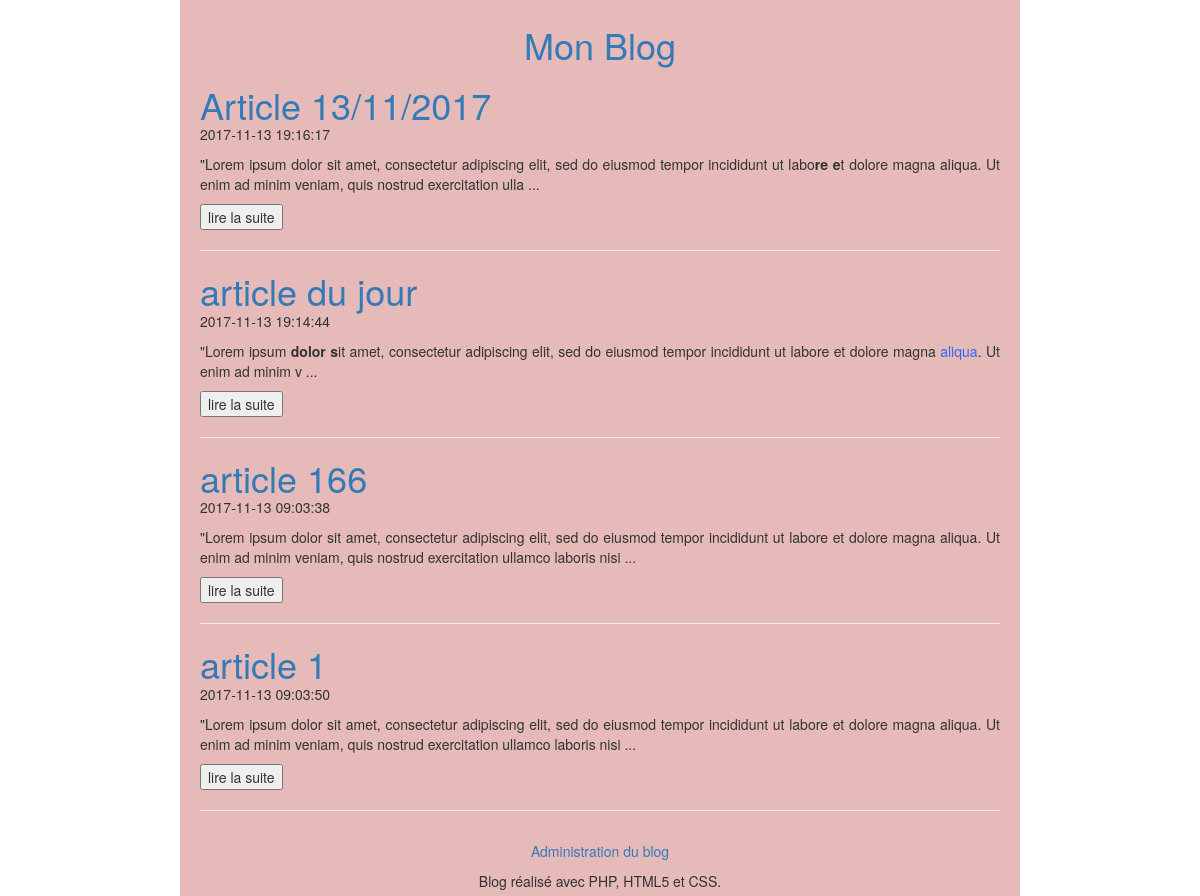
The page / on the database its author committed.
### tables this page shows
CREATE TABLE `t_billet` (
  `BIL_ID` int(11) NOT NULL,
  `BIL_DATE` datetime NOT NULL,
  `BIL_TITRE` varchar(100) NOT NULL,
  `BIL_CONTENU` varchar(10000) NOT NULL
);

### Controleur/ControleurAccueil.php (called while the page is built)
<?php
require_once 'Modele/ClassBillet.php';
require_once 'Vue/vue.php';
class ControleurAccueil {
  private $billet;
 public function __construct() {
    $this->billet = new Billet();
  }
  public function accueil() {
    $billets = $this->billet->getBillets();
    $vue = new Vue("Accueil");
    $vue->generer(array('billets' => $billets));
  }
}

### Modele/ClassBillet.php (called while the page is built, shortened)
<?php
require_once 'Modele/Modele.php';
class Billet extends Modele {
  public function getBillets() {
    $sql = 'select BIL_ID as id, BIL_DATE as date,'
      . ' BIL_TITRE as titre, BIL_CONTENU as contenu from T_BILLET'
      . ' order by BIL_ID desc';
    $billets = $this->executerRequete($sql);
    return $billets;
  }
}

### Modele/Modele.php (called while the page is built)
<?php
abstract class Modele {
  private $bdd;
  protected function executerRequete($sql, $params = null) {
    if ($params == null) {
      $resultat = $this->getBdd()->query($sql);
    }
    else {
      $resultat = $this->getBdd()->prepare($sql);
      $resultat->execute($params);
    }
    return $resultat;
  }
  private function getBdd() {
    if ($this->bdd == null) {
      $this->bdd = new PDO('mysql:host=localhost;dbname=monblog;charset=utf8',
        'root', '', array(PDO::ATTR_ERRMODE => PDO::ERRMODE_EXCEPTION));
    }
    return $this->bdd;
  }
}

### index.php (called while the page is built)
<?php
require 'Controleur/Controleur.php';
$routeur = new Routeur();
$routeur->routerRequete();

### Vue/vueAccueil.php (the view, shortened to what this page needs)
<?php $this->titre = "Mon Blog"; ?>
<?php foreach ($billets as $billet):
    ?>
    <article>
        <header>
            <a href="<?= "index.php?action=billet&id=" . $billet['id'] ?>">
                <h1 class="titreBillet"><?= $billet['titre'] ?></h1>
            </a>
            <time><?= $billet['date'] ?></time>
        </header>
        <p><?=$rest = substr($billet['contenu'], 0,200) ?> ... </p>
        <form  method="post" action="index.php?action=liresuite">
                <input type="submit" value="lire la suite"/>
        </form>
    </article>
    <hr />
<?php endforeach; ?>

### Vue/gabarit.php (shortened to what this page needs)
<!doctype html>
<html lang="fr">
  <head>
    <link rel="stylesheet" href="Contenu/style.css" />
    <link href="bootstrap/css/bootstrap.min.css" rel="stylesheet">
  </head>
  <body>
    <div id="global">
      <header>
        <a href="index.php"><h1 id="titreBlog">Mon Blog</h1></a>
      </header>
      <div id="contenu">
        <?= $contenu ?>
      </div>
      <footer id="piedBlog">
       <a href="index.php?action=connexion"><p> Administration du blog</p> </a>
        Blog réalisé avec PHP, HTML5 et CSS.
      </footer>
    </div>
  </body>
</html>

### Controleur/Controleur.php (shortened to what this page needs)
<?php
require_once 'Controleur/ControleurAccueil.php';
require_once 'Vue/vue.php';
class Routeur {
  private $ctrlAccueil;
  private $ctrlBillet;
  private $ctrlAdmConnexion;
  private $ctrlAdmBillet;
  private $ctrlAdmAccueil;
  public function __construct() {
    $this->ctrlAccueil = new ControleurAccueil();
    $this->ctrlBillet = new ControleurBillet();
    $this->ctrlAdmConnexion = new ControleurAdmConnexion();
    $this->ctrlAdmBillet = new ControleurAdmBillet();
    $this->ctrlAdmAccueil = new controleurAdmAccueil();
  }
  public function routerRequete() {
    try {
	  if (isset($_GET['action'])) {
	    if ($_GET['action'] == 'billet') {
	      $idBillet = intval($this->getParametre($_GET, 'id'));
	      if ($idBillet != 0) {
	        $this->ctrlBillet->billet($idBillet);
	      }
	      else
	        throw new Exception("Identifiant de billet non valide");
	    }
      else if ($_GET['action'] == 'liresuite') {
        $idBillet = $this->getParametre($_POST, 'idB');
        $this->ctrlBillet->billet($idBillet);
      }
	    else if ($_GET['action'] == 'commenter') {
	      $auteur = $this->getParametre($_POST, 'auteur');
	      $contenu = $this->getParametre($_POST, 'contenu');
	      $idBillet = $this->getParametre($_POST, 'id');
	      $this->ctrlBillet->commenter($auteur, $contenu, $idBillet);
	    }
      else if ($_GET['action'] == 'signaler'){
        $idCommentaire = $this->getParametre($_POST, 'id');
        $idBillet = $this->getParametre($_POST, 'idB');
        $this->ctrlBillet->signaler($idCommentaire, $idBillet);
      }
       else if ($_GET['action'] == 'seconnecter'){
        $pseudo = $this->getParametre($_POST, 'pseudo');
        $mdp = $this->getParametre($_POST,'mdp');
        $this->ctrlAdmConnexion->connexion($pseudo,$mdp);
      }
      else if ($_GET['action'] == 'connexion'){
       if($_SESSION){
          $pseudo = $this->getParametre($_SESSION,'pseudo');
          $this->ctrlAdmConnexion->controlsession($pseudo);
         }
        else
          {
          $this->ctrlAdmConnexion->pageconnexion();
          }
      }
      else if ($_GET['action'] == 'Deconnexion'){
          $this->ctrlAdmConnexion->destroy();
      }
      else if($_GET['action'] == 'pageajouterbillet'){
        $this->ctrlAdmAccueil->pageajoutbillet();
      }
      else if($_GET['action'] == 'ajouter'){
        $titre = $this->getParametre($_POST,'titre');
        $myTextarea = $this->getParametre($_POST,'myTextarea');
        $this->ctrlAdmBillet->ajouter($titre,$myTextarea);
        $this->ctrlAdmAccueil->billetajouter();
      }
      else if($_GET['action'] == 'modifierbillet'){
        $idBillet = $this->getParametre($_POST,'idB');
        $this->ctrlAdmBillet->pagemodifierbillet($idBillet);
      }
      else if($_GET['action'] == 'majB'){
        $idBillet = $this->getParametre($_POST,'idB');
        $titre = $this->getParametre($_POST,'titre');
        $myTextarea = $this->getParametre($_POST,'myTextarea');
        $this->ctrlAdmBillet->majB($idBillet,$titre,$myTextarea);
        $this->ctrlAdmAccueil->vueaccueiladm();
      }
      else if($_GET['action'] == 'supprimerB'){
        $idBillet = $this->getParametre($_POST,'idB');
        $this->ctrlAdmBillet->supprimerB($idBillet);
        $this->ctrlAdmAccueil->vueaccueiladm();
      }
      else if($_GET['action'] == 'de-signaler'){
        $idCommentaire = $this->getParametre($_POST,'idC');
        $this->ctrlAdmBillet->designaler($idCommentaire);
        $this->ctrlAdmAccueil->vueaccueiladm();
      }
      else if($_GET['action'] == 'supprimerCom'){
        $idCommentaire = $this->getParametre($_POST,'idC');
        $this->ctrlAdmBillet->supprimerC($idCommentaire);
        $this->ctrlAdmAccueil->vueaccueiladm();
      }
      else
	      throw new Exception("Action non valide");
	  }
    else {
      $this->ctrlAccueil->accueil();
      }
	  }
    catch (Exception $e) {
      $this->erreur($e->getMessage());
    }
  }
}

### Vue/vue.php (shortened to what this page needs)
<?php
class Vue {
  private $fichier;
  private $titre;
  public function __construct($action) {
    $this->fichier = "Vue/vue" . $action . ".php";
  }
  public function generer($donnees) {
    $contenu = $this->genererFichier($this->fichier, $donnees);
    $vue = $this->genererFichier('Vue/gabarit.php',
      array('titre' => $this->titre, 'contenu' => $contenu));
    echo $vue;
  }
  private function genererFichier($fichier, $donnees) {
    if (file_exists($fichier)) {
      extract($donnees);
      require $fichier;
      return ob_get_clean();
    }
    else {
      throw new Exception("Fichier '$fichier' introuvable");
    }
  }
}

### Contenu/style.css (style rules this page uses)
html, body { height: 100%; }
body { color: #e5e0b9; background: black; font-family: 'Futura-Medium', 'Futura', 'Trebuchet MS', sans-serif; }
h1 { color: white; }
.titreBillet { margin-bottom : 0px; }
#global { min-height: 100%; background: #e5bab9; width: 70%; margin: auto; text-align: justify; padding: 5px 20px; }
#contenu { margin-bottom : 30px; }
#titreBlog, #piedBlog { text-align: center; }

### rows shown on the page
t_billet: BIL_TITRE "Article 13/11/2017", BIL_DATE "2017-11-13 19:16:17", BIL_CONTENU "\"Lorem ipsum dolor sit amet, consectetur adipiscing elit, sed do eiusmod tempor incididunt ut labo re e t dolore magna aliqua. Ut enim ad minim veniam, quis nostrud exercitation ulla"
t_billet: BIL_TITRE "article du jour", BIL_DATE "2017-11-13 19:14:44", BIL_CONTENU "\"Lorem ipsum dolor s it amet, consectetur adipiscing elit, sed do eiusmod tempor incididunt ut labore et dolore magna aliqua . Ut enim ad minim v"
t_billet: BIL_TITRE "article 166", BIL_DATE "2017-11-13 09:03:38", BIL_CONTENU "\"Lorem ipsum dolor sit amet, consectetur adipiscing elit, sed do eiusmod tempor incididunt ut labore et dolore magna aliqua. Ut enim ad minim veniam, quis nostrud exercitation ullamco laboris nisi"
t_billet: BIL_TITRE "article 1", BIL_DATE "2017-11-13 09:03:50", BIL_CONTENU "\"Lorem ipsum dolor sit amet, consectetur adipiscing elit, sed do eiusmod tempor incididunt ut labore et dolore magna aliqua. Ut enim ad minim veniam, quis nostrud exercitation ullamco laboris nisi"
